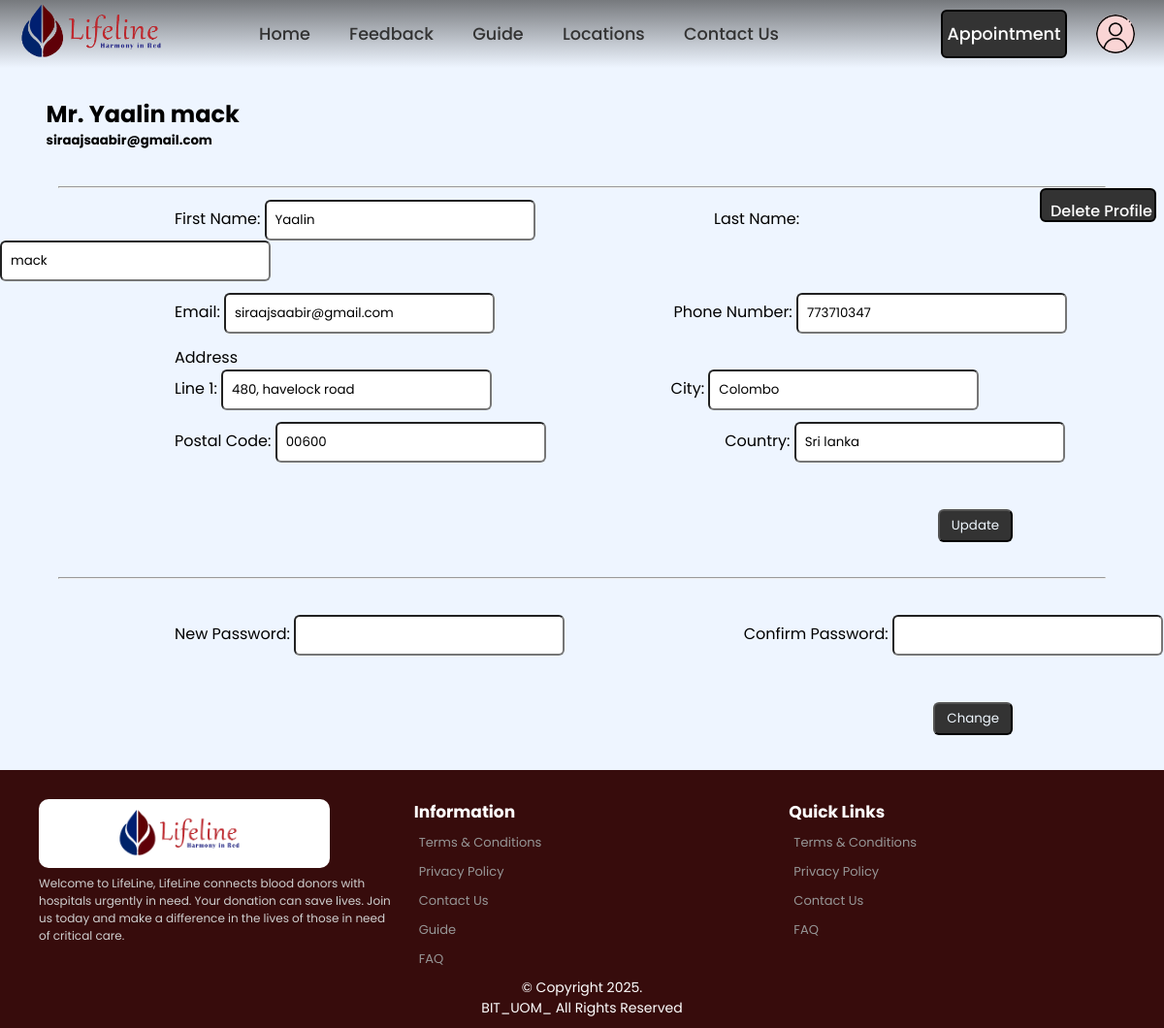
Page /donor_edit.php (signed in) on the earlier database version.
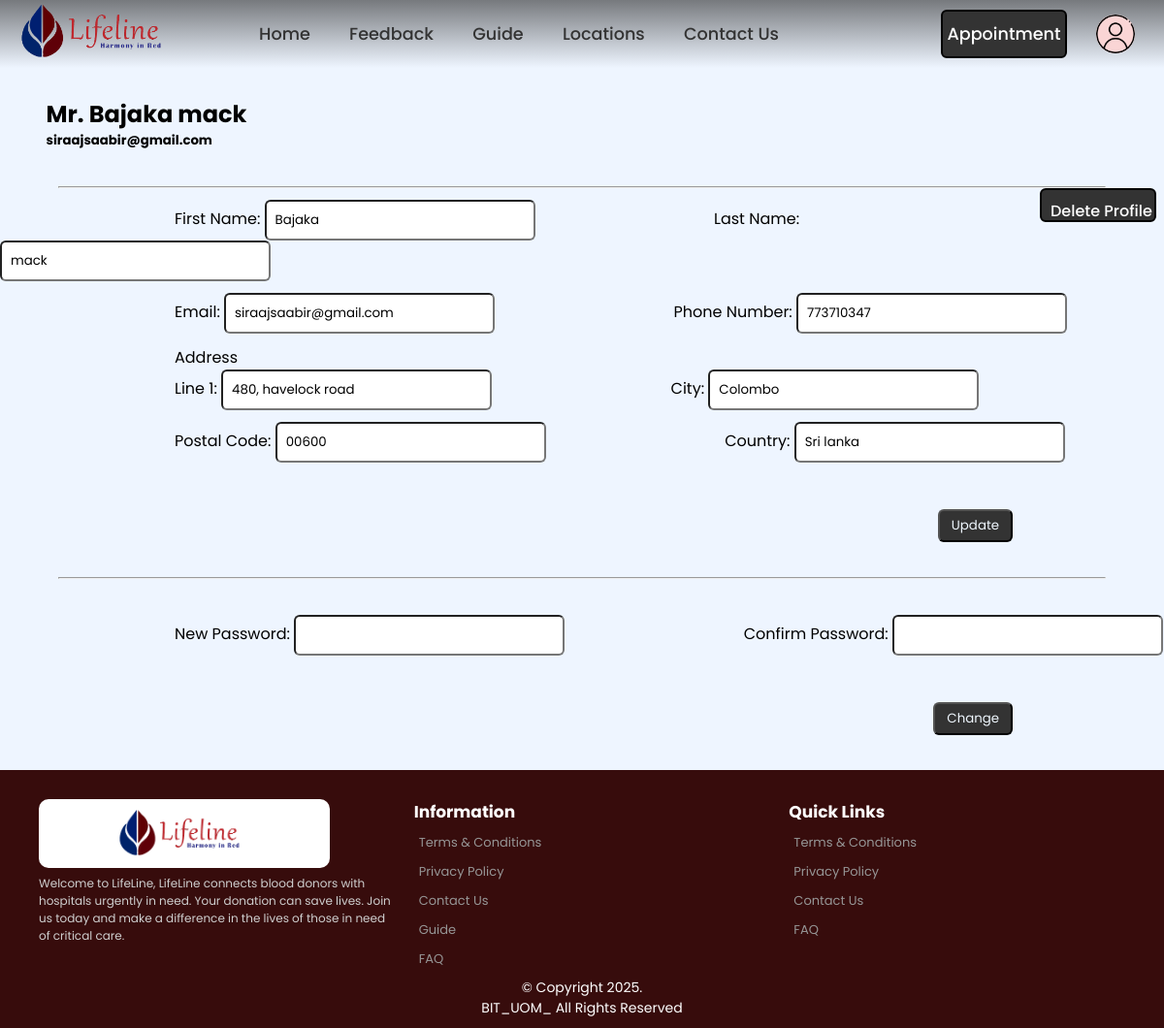
Same page on the later database version.
### tables this page shows
CREATE TABLE
    donor (
        Donor_id INT AUTO_INCREMENT NOT NULL,
        Salutation VARCHAR(10) NOT NULL,
        F_name VARCHAR(50) NOT NULL,
        L_name VARCHAR(50) NOT NULL,
        NIC VARCHAR(20) UNIQUE NOT NULL,
        DOB VARCHAR(20) NOT NULL,
        Gender VARCHAR(20) NOT NULL,
        Phone_no INT (10) NOT NULL,
        Blood_Group VARCHAR(5) NOT NULL,
        Email VARCHAR(100) UNIQUE NOT NULL,
        Line1 VARCHAR(200) NOT NULL,
        City VARCHAR(100) NOT NULL,
        Postal_Code VARCHAR(15) NOT NULL,
        Country VARCHAR(30) NOT NULL,
        D_Password VARCHAR(20) NOT NULL,
        CONSTRAINT Doner_PK PRIMARY KEY (Donor_id)
    );

### donor_edit.php (the view, shortened to what this page needs)
<?php
require 'header.php';
include 'CRUD/edit_donor_process.php';
$query = "SELECT *
     FROM donor
     WHERE Donor_id='$_SESSION[userID]'";
$result_donor = mysqli_query($conn, $query);
$row = mysqli_fetch_assoc($result_donor);
$Fname = $row['F_name'];
$Lname = $row['L_name'];
$Email = $row['Email'];
$Phone = $row['Phone_no'];
$Line1 = $row['Line1'];
$city = $row['City'];
$postalCode = $row['Postal_Code'];
$country = $row['Country'];
?>
<!DOCTYPE html>
<html>
<head>
    <link rel="stylesheet" href="css/donor_edit.css" />
</head>
<body>
    <main class="frame">
        <div class="sec1">
            <div class="row1">
                <div class="blue">
                    <?php
                    echo "<h2 class=\"blue\">" . $_SESSION['username'] . "</h2>";
                    ?></div>
                <div class="head">
                    <?php echo "<h5 class=\"head\">" . $_SESSION['email'] . "</h5>"; ?>
                </div>
            </div>
        </div>
        <br />
        <hr />
        <div class="but1">
        <form method="post">
                <input class="del" type="submit" name="delete" value="Delete Profile" onclick="return confirm('Are you Sure ?')">
        </div>
        <form>
            <div class="sec1">
                <div class="one">
                    <label for="fname">First Name: </label>
                    <input type="text" name="fname" value="<?php echo $Fname; ?>">
                </div>
                <div class="one">
                    <label for="lname">Last Name: </label>
                    <input type="text" name="lname" value="<?php echo $Lname; ?>">
                </div>
            </div>
            <div class="sec2">
                <div class="two">
                    <label for="email">Email: </label>
                    <input type="text" name="email" value="<?php echo $Email; ?>">
                </div>
                <div class="two">
                    <label for="phone">Phone Number: </label>
                    <input type="text" name="phone" value="<?php echo $Phone; ?>">
                </div>
            </div>
            <div class="sec3">
                <div class="three">
                    <label>Address <br> </label>
                    </div>
                    <div class="three">
                    <label for="city">Line 1: </label>
                    <input type="text" name="line1" value="<?php echo $Line1; ?>">
                </div>
                <div class="three">
                    <label for="city">City: </label>
                    <input type="text" name="city" value="<?php echo $city; ?>">
                </div>
            </div>
            <div class="sec4">
                <div class="four">
                    <label for="pcode">Postal Code: </label>
                    <input type="text" name="pcode" value="<?php echo $postalCode; ?>">
                </div>
                <div class="four">
                    <label for="country">Country: </label>
                    <input type="text" name="country" value="<?php echo $country; ?>">
                </div>
            </div>
            <input class="update" type="submit" name="update" value="Update">
        </form>
        <br>
        <hr>
        <br>
        <form method="post" onsubmit="return validateForm()">
            <div class="sec5">
                <div class="five">
                    <label for="password">New Password: </label>
                    <input type="password" name="password" id="password">
                </div>
                <div class="five">
                    <label for="cPassword">Confirm Password: </label>
                    <input type="password" name="cPassword" id="cPassword">
                </div>
            </div>
            <input class="change" type="submit" name="change" value="Change">
        </form>
    </main>
</body>
<?php
require 'footer.php';
?>
</html>

Differences in the rows shown:
changed donor "mack": fname "Yaalin" → "Bajaka"
Other differences:
$_SESSION['username']: "Mr. Yaalin mack" → "Mr. Bajaka mack"
